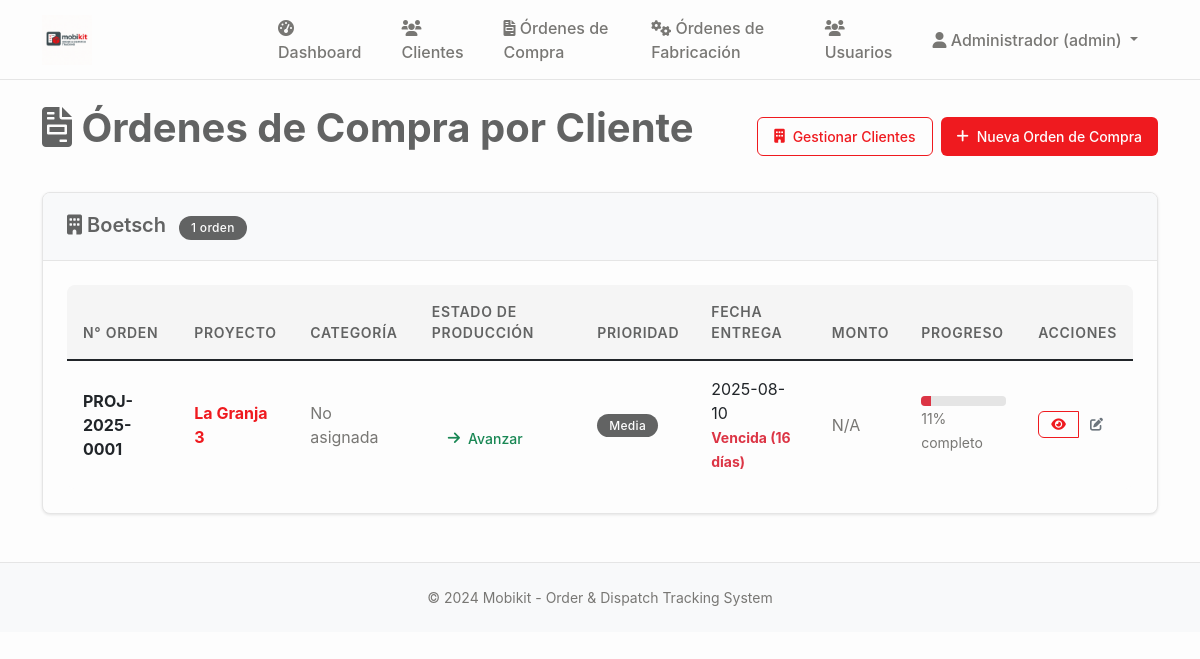
/proyectos (signed in), run on an earlier commit of the app's database.
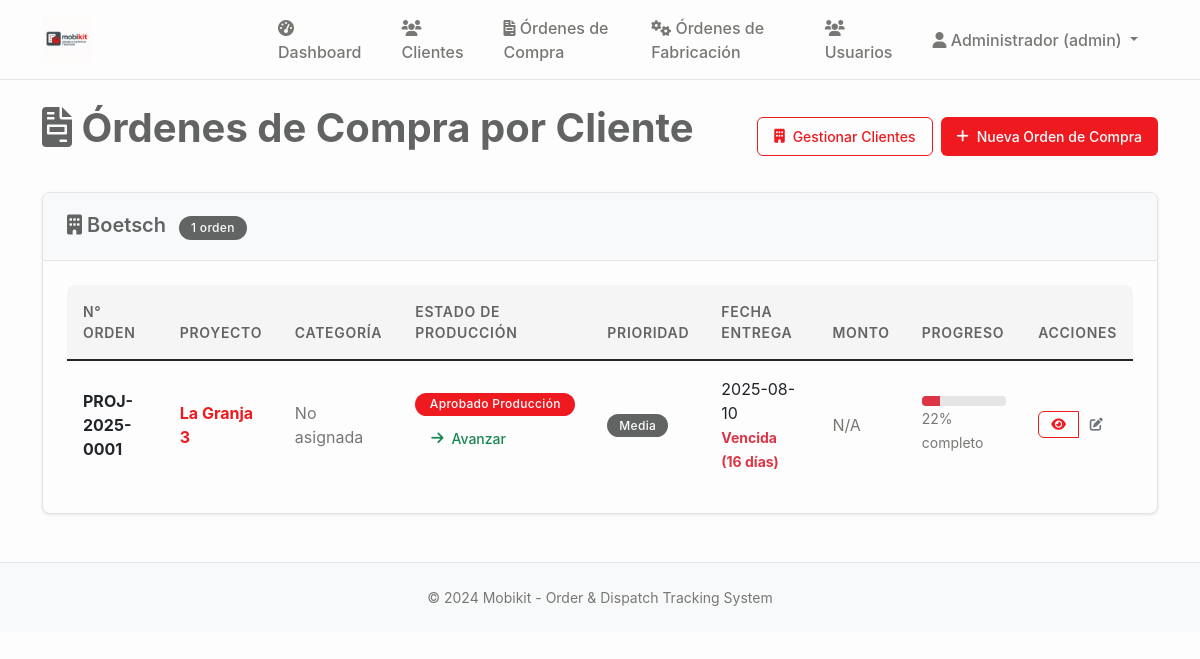
And on a later commit of the database.
### tables this page shows
CREATE TABLE proyectos (
                id INTEGER PRIMARY KEY AUTOINCREMENT,
                codigo TEXT UNIQUE NOT NULL,
                nombre TEXT NOT NULL,
                cliente_id INTEGER NOT NULL,
                descripcion TEXT,
                estado TEXT DEFAULT 'en_desarrollo' CHECK (estado IN ('en_desarrollo', 'aprobado_produccion', 'seccionado', 'enchapado', 'mecanizado', 'produccion_completa', 'embalando', 'listo_despacho', 'entregado', 'cancelado')),
                prioridad TEXT DEFAULT 'media' CHECK (prioridad IN ('baja', 'media', 'alta', 'urgente')),
                fecha_inicio DATE,
                fecha_entrega DATE,
                fecha_entrega_real DATE,
                diseñador_id INTEGER,
                supervisor_id INTEGER,
                presupuesto DECIMAL(12,2),
                costo_real DECIMAL(12,2),
                observaciones TEXT,
                created_at TIMESTAMP DEFAULT CURRENT_TIMESTAMP,
                updated_at TIMESTAMP DEFAULT CURRENT_TIMESTAMP,
                FOREIGN KEY (cliente_id) REFERENCES clientes (id),
                FOREIGN KEY (diseñador_id) REFERENCES usuarios (id),
                FOREIGN KEY (supervisor_id) REFERENCES usuarios (id)
            );

### main.py (the view)
@app.route('/proyectos')
@login_required
def proyectos():
    conn = sqlite3.connect('mobikit.db')
    cursor = conn.cursor()
    cursor.execute('''
        SELECT DISTINCT c.id, c.nombre, c.rut, c.email, c.telefono, c.contacto_principal
        FROM clientes c
        INNER JOIN proyectos p ON c.id = p.cliente_id
        WHERE c.activo = TRUE
        ORDER BY c.nombre ASC
    ''')
    clientes_con_proyectos = cursor.fetchall()
    proyectos_por_cliente = []
    for cliente in clientes_con_proyectos:
        cliente_info = {
            'id': cliente[0],
            'nombre': cliente[1],
            'rut': cliente[2],
            'email': cliente[3],
            'telefono': cliente[4],
            'contacto_principal': cliente[5],
            'proyectos': []
        }
        cursor.execute('''
            SELECT p.id, p.codigo, p.nombre, p.descripcion, p.estado, p.prioridad,
                   p.fecha_entrega, p.presupuesto, u.nombre as diseñador_nombre,
                   julianday(p.fecha_entrega) - julianday('now') as dias_restantes
            FROM proyectos p
            LEFT JOIN usuarios u ON p.diseñador_id = u.id
            WHERE p.cliente_id = ?
            ORDER BY
                CASE p.estado
                    WHEN 'diseño' THEN 1
                    WHEN 'aprobado' THEN 2
                    WHEN 'producción' THEN 3
                    WHEN 'embalaje' THEN 4
                    WHEN 'despacho' THEN 5
                    WHEN 'entregado' THEN 6
                    WHEN 'cancelado' THEN 7
                    ELSE 8
                END,
                p.fecha_entrega ASC
        ''', (cliente_info['id'],))
        proyectos_raw = cursor.fetchall()
        proyectos = []
        for proyecto in proyectos_raw:
            proyecto_dict = {
                'id': proyecto[0],
                'codigo': proyecto[1],
                'nombre': proyecto[2],
                'descripcion': proyecto[3],
                'estado': proyecto[4],
                'prioridad': proyecto[5],
                'fecha_entrega': proyecto[6],
                'presupuesto': proyecto[7],
                'diseñador_nombre': proyecto[8],
                'dias_restantes': int(proyecto[9]) if proyecto[9] is not None else None,
                'categorias': []
            }
            cursor.execute('''
                SELECT cat.nombre, subcat.nombre
                FROM proyecto_categorias pc
                JOIN categorias_producto cat ON pc.categoria_id = cat.id
                LEFT JOIN subcategorias_producto subcat ON pc.subcategoria_id = subcat.id
                WHERE pc.proyecto_id = ?
            ''', (proyecto[0],))
            categorias = cursor.fetchall()
            for cat_nombre, subcat_nombre in categorias:
                categoria_texto = cat_nombre
                if subcat_nombre:
                    categoria_texto += f" - {subcat_nombre}"
                proyecto_dict['categorias'].append(categoria_texto)
            cliente_info['proyectos'].append(proyecto_dict)
        proyectos_por_cliente.append(cliente_info)
    cursor.execute('SELECT id, nombre FROM clientes WHERE activo = TRUE ORDER BY nombre ASC')
    clientes_disponibles = cursor.fetchall()
    cursor.execute('SELECT id, nombre FROM usuarios WHERE rol = "diseñador" AND activo = TRUE ORDER BY nombre ASC')
    diseñadores_disponibles = cursor.fetchall()
    conn.close()
    fecha_hoy = datetime.now().date().strftime('%Y-%m-%d')
    return render_template('proyectos.html',
                           proyectos_por_cliente=proyectos_por_cliente,
                           clientes_disponibles=clientes_disponibles,
                           diseñadores_disponibles=diseñadores_disponibles,
                           fecha_hoy=fecha_hoy)

### main.py (called while the page is built)
def login_required(f):
    @wraps(f)
    def decorated_function(*args, **kwargs):
        if 'user_id' not in session:
            return redirect(url_for('login'))
        return f(*args, **kwargs)
    return decorated_function

### templates/proyectos.html (shortened to what the changed rows need)
{% extends "base.html" %}
{% block content %}
<div class="d-flex justify-content-between align-items-center mb-4">
    <h1><i class="fas fa-file-invoice"></i> Órdenes de Compra por Cliente</h1>
</div>
{% if proyectos_por_cliente %}
    {% for cliente in proyectos_por_cliente %}
    <div class="card mb-4">
        <div class="card-header bg-light">
            <div class="d-flex justify-content-between align-items-center">
                <h5 class="mb-0">
                    <i class="fas fa-building"></i> {{ cliente.nombre }}
                    <span class="badge bg-secondary ms-2">{{ cliente.proyectos|length }} orden{{ 'es' if cliente.proyectos|length != 1 else '' }}</span>
                </h5>
            </div>
        </div>
        <div class="card-body">
            {% if cliente.proyectos %}
            <div class="table-responsive">
                <table class="table table-sm table-hover mb-0">
                    <thead>
                        <tr>
                            <th>N° Orden</th>
                            <th>Proyecto</th>
                            <th>Categoría</th>
                            <th>Estado de Producción</th>
                            <th>Prioridad</th>
                            <th>Fecha Entrega</th>
                            <th>Monto</th>
                            <th>Progreso</th>
                            <th>Acciones</th>
                        </tr>
                    </thead>
                    <tbody>
                        {% for proyecto in cliente.proyectos %}
                        <tr>
                            <td><strong>{{ proyecto.codigo }}</strong></td>
                            <td>
                                <a href="{{ url_for('proyecto_detalle', proyecto_id=proyecto.id) }}" class="text-decoration-none fw-bold">
                                    {{ proyecto.nombre }}
                                </a>
                            </td>
                            <td>
                                {% if proyecto.categorias %}
                                    {% for categoria in proyecto.categorias %}
                                        <span class="badge bg-secondary me-1">{{ categoria }}</span>
                                    {% endfor %}
                                {% else %}
                                    <span class="text-muted">No asignada</span>
                                {% endif %}
                            </td>
                            <td>
                                <div class="d-flex flex-column">
                                    <span class="badge bg-{% if proyecto.estado == 'en_desarrollo' %}secondary{% elif proyecto.estado == 'aprobado_produccion' %}primary{% elif proyecto.estado == 'seccionado' %}warning{% elif proyecto.estado == 'enchapado' %}info{% elif proyecto.estado == 'mecanizado' %}primary{% elif proyecto.estado == 'produccion_completa' %}success{% elif proyecto.estado == 'embalando' %}success{% elif proyecto.estado == 'listo_despacho' %}danger{% elif proyecto.estado == 'entregado' %}dark{% endif %} mb-1">
                                        {% if proyecto.estado == 'en_desarrollo' %}En Desarrollo
                                        {% elif proyecto.estado == 'aprobado_produccion' %}Aprobado Producción
                                        {% elif proyecto.estado == 'seccionado' %}Seccionando
                                        {% elif proyecto.estado == 'enchapado' %}Enchapando
                                        {% elif proyecto.estado == 'mecanizado' %}Mecanizando
                                        {% elif proyecto.estado == 'produccion_completa' %}Producción Completa
                                        {% elif proyecto.estado == 'embalando' %}Embalando
                                        {% elif proyecto.estado == 'listo_despacho' %}Listo Despacho
                                        {% elif proyecto.estado == 'entregado' %}Entregado
                                        {% else %}{{ proyecto.estado|replace('_', ' ')|title }}{% endif %}
                                    </span>
                                    {% if session.user_role in ['admin', 'general', 'operación', 'embalaje'] and proyecto.estado not in ['entregado', 'cancelado'] %}
                                    <button class="btn btn-xs btn-outline-success" onclick="avanzarEstado({{ proyecto.id }})">
                                        <i class="fas fa-arrow-right"></i> Avanzar
                                    </button>
                                    {% endif %}
                                </div>
                            </td>
                            <td>
                                <span class="badge bg-{% if proyecto.prioridad == 'media' %}secondary{% elif proyecto.prioridad == 'alta' %}warning{% elif proyecto.prioridad == 'urgente' %}danger{% endif %}">
                                    {{ proyecto.prioridad|title }}
                                </span>
                            </td>
                            <td>
                                {% if proyecto.fecha_entrega %}
                                    {{ proyecto.fecha_entrega }}
                                    {% set dias_restantes = proyecto.dias_restantes %}
                                    {% if dias_restantes is not none %}
                                        {% if dias_restantes < 0 %}
                                            <br><small class="text-danger fw-bold">Vencida ({{ -dias_restantes }} días)</small>
                                        {% elif dias_restantes == 0 %}
                                            <br><small class="text-warning fw-bold">Vence hoy</small>
                                        {% elif dias_restantes <= 7 %}
                                            <br><small class="text-warning fw-bold">{{ dias_restantes }} días restantes</small>
                                        {% else %}
                                            <br><small class="text-muted">{{ dias_restantes }} días</small>
                                        {% endif %}
                                    {% endif %}
                                {% else %}
                                    <span class="text-muted">Sin fecha</span>
                                {% endif %}
                            </td>
                            <td>
                                {% if proyecto.presupuesto %}
                                    <strong>${{ "{:,.0f}".format(proyecto.presupuesto) }}</strong>
                                {% else %}
                                    <span class="text-muted">N/A</span>
                                {% endif %}
                            </td>
                            <td>
                                {% set estados_progreso = ['en_desarrollo', 'aprobado_produccion', 'seccionado', 'enchapado', 'mecanizado', 'produccion_completa', 'embalando', 'listo_despacho', 'entregado'] %}
                                {% set indice_actual = estados_progreso.index(proyecto.estado) if proyecto.estado in estados_progreso else 0 %}
                                {% set porcentaje = ((indice_actual + 1) / estados_progreso|length * 100)|int %}
                                <div class="progress" style="height: 10px;">
                                    <div class="progress-bar bg-{% if porcentaje < 30 %}danger{% elif porcentaje < 70 %}warning{% else %}success{% endif %}"
                                         role="progressbar" style="width: {{ porcentaje }}%"
                                         aria-valuenow="{{ porcentaje }}" aria-valuemin="0" aria-valuemax="100">
                                    </div>
                                </div>
                                <small class="text-muted">{{ porcentaje }}% completo</small>
                            </td>
                            <td>
                                <div class="btn-group" role="group">
                                    <a href="{{ url_for('proyecto_detalle', proyecto_id=proyecto.id) }}" class="btn btn-sm btn-outline-primary" title="Ver detalles">
                                        <i class="fas fa-eye"></i>
                                    </a>
                                    {% if session.user_role in ['admin', 'general'] %}
                                    <button type="button" class="btn btn-sm btn-outline-secondary"
                                            onclick="editarOrden({{ proyecto.id }})" title="Editar">
                                        <i class="fas fa-edit"></i>
                                    </button>
                                    {% endif %}
                                </div>
                            </td>
                        </tr>
                        {% endfor %}
                    </tbody>
                </table>
            </div>
            {% else %}
            <div class="text-center py-3">
                <i class="fas fa-file-invoice fa-2x text-muted mb-2"></i>
                <p class="text-muted mb-0">No hay órdenes de compra para este cliente</p>
            </div>
            {% endif %}
        </div>
    </div>
    {% endfor %}
{% endif %}
{% endblock %}

What changed in the data, as far as the page shows it:
changed proyectos "La Granja 3": {{ porcentaje }} 11 → 22 (drawn); porcentaje "11" → "22"; now shows "Aprobado Producción"
